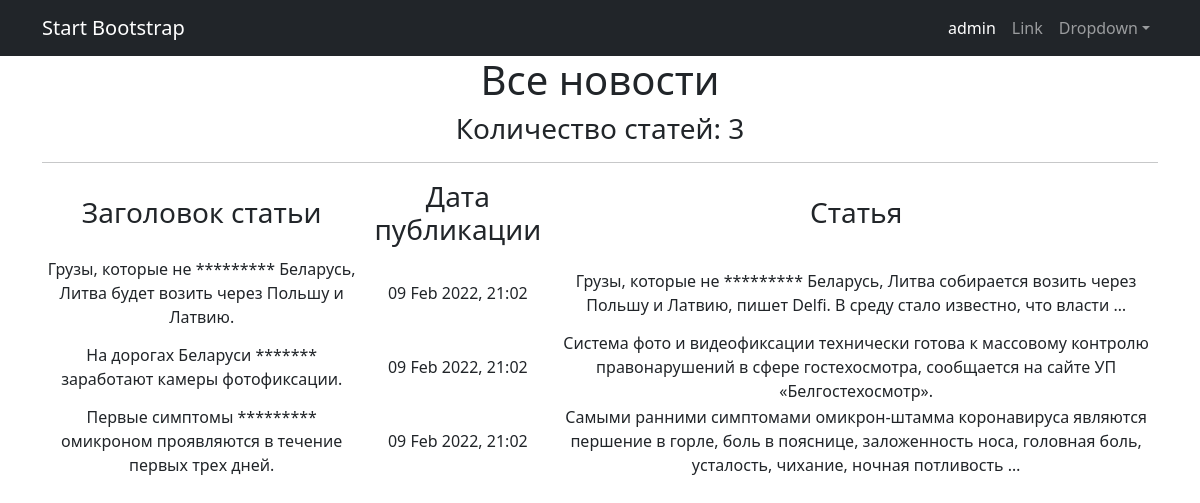
Page /news/ on the committed database.
### news_portal/models.py (models this page shows, shortened)
class Post(models.Model):
    PostAuthor = models.ForeignKey(Author, on_delete=models.CASCADE)
    NEWS = 'NW'
    ARTICLE = 'AR'
    CATEGORIES = [
        ('NW', 'Новость'),
        ('AR', 'Статья')
    ]
    categoryType = models.CharField(max_length=2, choices=CATEGORIES)
    pubData = models.DateTimeField('дата и время добавления новости', auto_now_add=True)
    postCategory = models.ManyToManyField(Category, through='postCategory')
    postTitle = models.CharField('название публикации', max_length=255)
    postText = models.TextField('текст публикации')
    postRating = models.SmallIntegerField('рейтинг публикации', default=0)

### news_portal/views.py (the view)
# urls.py: path('', PostList.as_view()),
class PostList(ListView):
    model = Post
    template_name = 'news.html'
    context_object_name = 'news'
    queryset = Post.objects.order_by('-id')

### news_portal/templatetags/censor.py (called while the page is built)
@register.filter(name='censor')
def censor(value):
    text = value.split()
    for word in text:
        if word.lower() in CENSOR:
            value = value.replace(word, '*' * len(word))
    return value

### templates/news.html (shortened to what this page needs)
{% extends 'flatpages/default.html' %}
{% load censor %}
{% block content %}
<h1>Все новости</h1>
    <h3>Количество статей: {{ news|length }}</h3>
    <hr>
    {% if news %}
    <table>
        <tr>
            <td>
                <h3>Заголовок статьи</h3>
            </td>
            <td>
                <h3>Дата публикации</h3>
            </td>
            <td>
                <h3>Статья</h3>
            </td>
            </tr>
            {% for new in news %}
            <tr>
            <td>
                {{ new.postTitle|censor }}
            </td>
            <td>
                {{ new.pubData|date:'d M Y, H:m' }}
            </td>
            <td>
                {{ new.postText|truncatewords:20|censor }}
            </td>
        </tr>
        {% endfor %}
    </table>
    {% else %}
    <h2> Новостей нет! </h2>
    {% endif%}
{% endblock content %}

### templates/flatpages/default.html (shortened to what this page needs)
<!DOCTYPE html>
<html lang="en">
    <head>
        {% load static %}
        <link href="{% static 'css/styles.css' %}" rel="stylesheet" />
    </head>
    <body>
        <nav class="navbar navbar-expand-lg navbar-dark bg-dark">
            <div class="container">
                <a class="navbar-brand" href="#">Start Bootstrap</a>
                <div class="collapse navbar-collapse" id="navbarSupportedContent">
                    <ul class="navbar-nav ms-auto mb-2 mb-lg-0">
                        <li class="nav-item"><a class="nav-link active" aria-current="page" href="#">admin</a></li>
                        <li class="nav-item"><a class="nav-link" href="#">Link</a></li>
                        <li class="nav-item dropdown">
                            <a class="nav-link dropdown-toggle" id="navbarDropdown" href="#" role="button" data-bs-toggle="dropdown" aria-expanded="false">Dropdown</a>
                        </li>
                    </ul>
                </div>
            </div>
        </nav>
        <div class="container">
           <div class="row">
               <div class="col-lg-12 text-center">
                   {% block content %}{% endblock content %}
               </div>
           </div>
        </div>
    </body>
</html>

### rows in the picture
Post: postTitle|censor "Грузы, которые не ********* Беларусь, Литва будет возить через Польшу и Латвию.", pubData "09 Feb 2022, 21:02", postText|censor "Грузы, которые не ********* Беларусь, Литва собирается возить через Польшу и Латвию, пишет Delfi. В среду стало известно, что власти …"
Post: postTitle|censor "На дорогах Беларуси ******* заработают камеры фотофиксации.", pubData "09 Feb 2022, 21:02", postText|censor "Система фото и видеофиксации технически готова к массовому контролю правонарушений в сфере гостехосмотра, сообщается на сайте УП «Белгостехосмотр»."
Post: postTitle|censor "Первые симптомы ********* омикроном проявляются в течение первых трех дней.", pubData "09 Feb 2022, 21:02", postText|censor "Самыми ранними симптомами омикрон-штамма коронавируса являются першение в горле, боль в пояснице, заложенность носа, головная боль, усталость, чихание, ночная потливость …"

### other values in the picture
{{ news|length }} "3"
